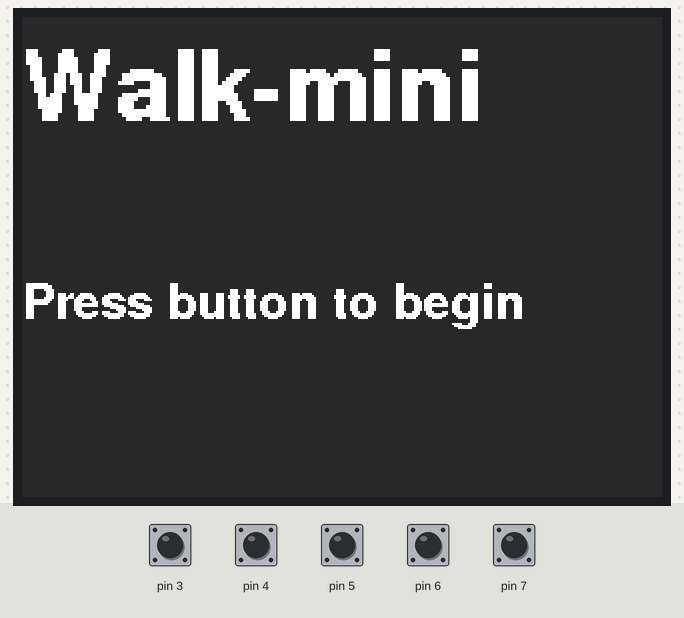
This sketch was run on a simulated Arduino Mega 2560, built with avr-gcc and run on an emulated ATmega2560. Shown: 320×240 colour display. Inputs (shaded band) come from the test bench; at power-on: pin 3–7 HIGH. What the sketch prints to the serial monitor is not drawn.

Above: at 2.7 s.
2.8 s: pin 4 pulled LOW for 1 s
At 4.1 s:
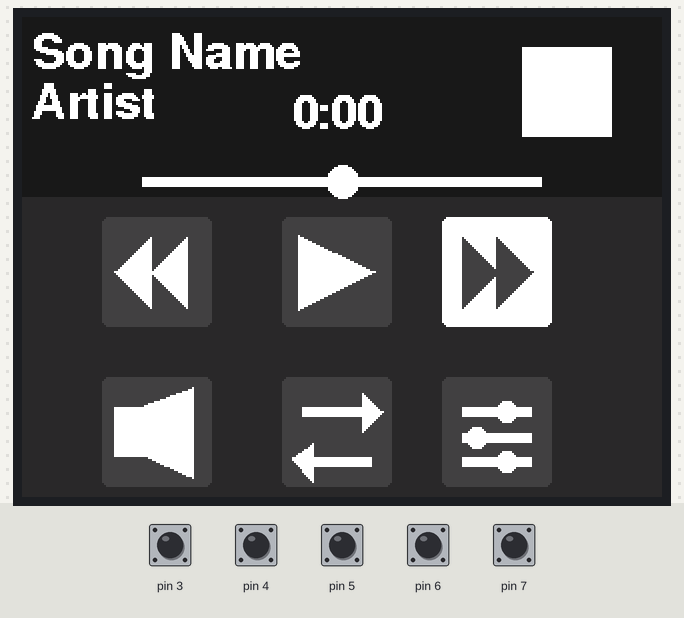
5.3 s: pin 6 pulled LOW for 1 s
At 7.2 s:
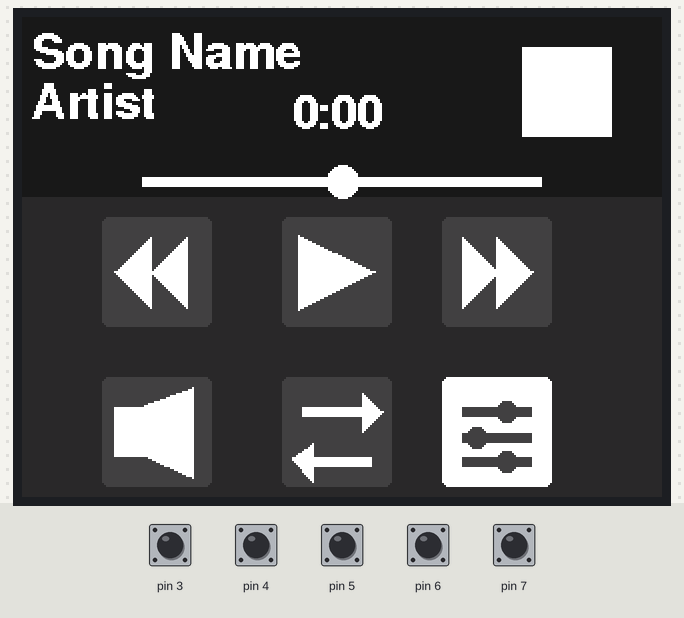
7.8 s: pin 3 pulled LOW for 1 s
At 8.04 s:
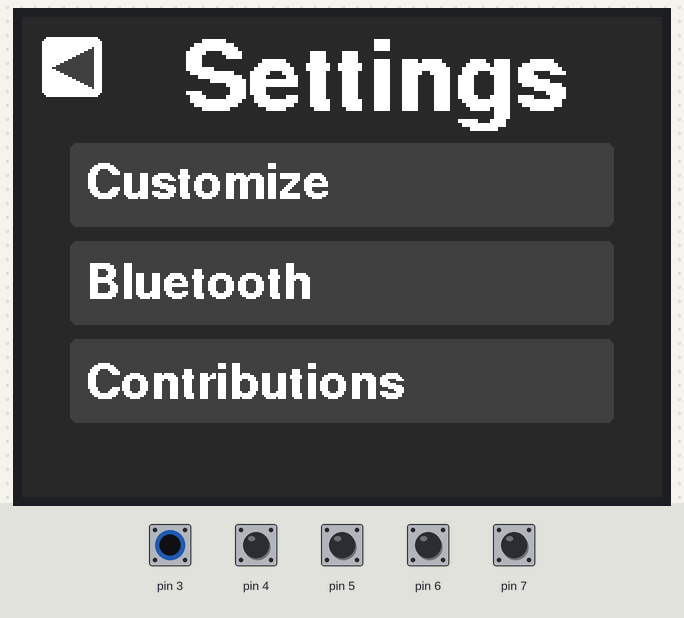
10.3 s: pin 7 pulled LOW for 0.15 s
At 11.0 s:
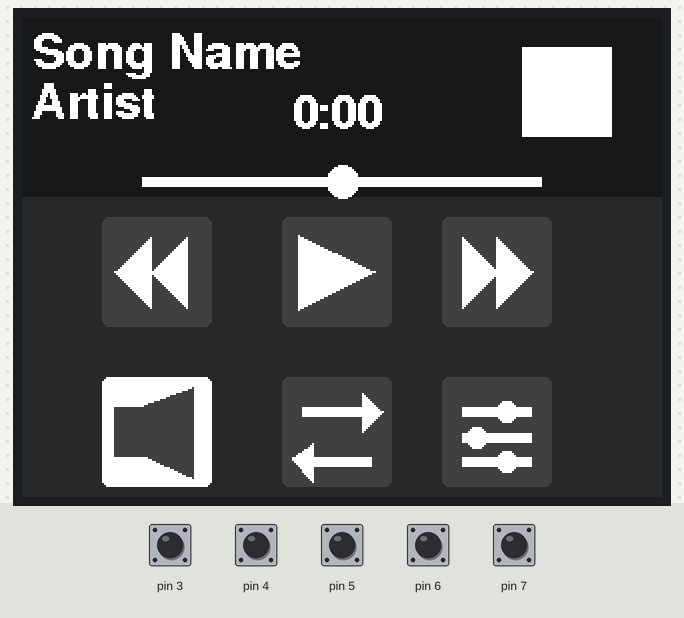
11.9 s: pin 5 pulled LOW for 1 s
At 12.2 s:
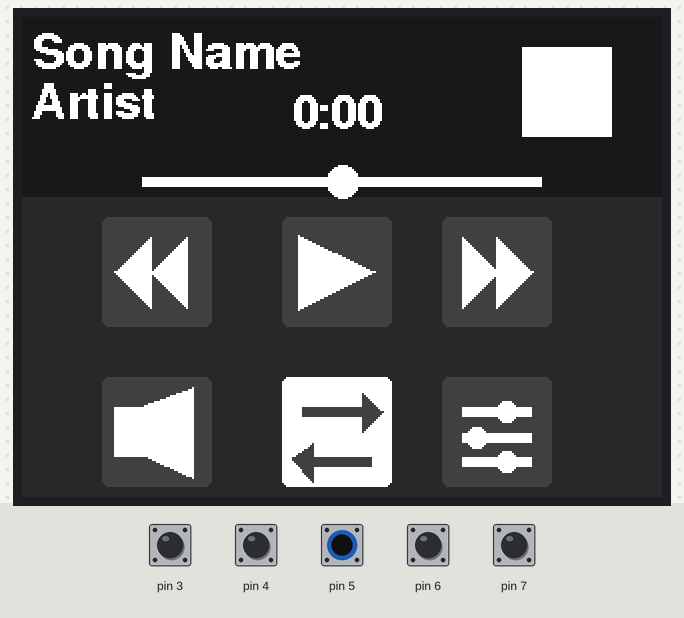
Timing chart, 0 to 14.9 s (numbered marks = the images above; inputs shaded):
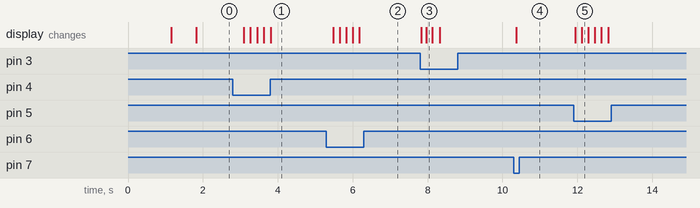

Measured:
- after the input at 2.8 s, the display: first changes after 0.29 s (image 1 shows a later state)
- after the input at 5.3 s, the display: changes after 0.18 s (image 2)
- after the input at 7.8 s, the display: first changes at once (image 3 shows a later state)
- after the input at 10.3 s, the display: changes after 0.06 s (image 4)
- after the input at 11.9 s, the display: first changes at once (image 5 shows a later state)

The sketch:

main.ino
```cpp
#include <Adafruit_GFX.h>
#include <Adafruit_ILI9341.h>
#include <Fonts/FreeSansBold12pt7b.h>

#define TFT_CS 30
#define TFT_DC 32

struct Color {
  int r;
  int g;
  int b;
};

// basic state controllers
int theme = 0;
int inApp = 0;
bool isPlaying = true;

// holds RGB for available themes
Color availableThemes[5][4] = {{{40, 40, 40}, {24, 24, 24}, {64, 64, 64}, {255, 255, 255}},
  {{248, 249, 250}, {173, 181, 189}, {222, 226, 230}, {0, 0, 0}},
  {{189, 224, 254}, {205, 180, 219}, {162, 210, 255}, {255, 255, 255}},
  {{58, 90, 64}, {52, 78, 65}, {88, 129, 87}, {218, 215, 205}},
  {{197, 55, 204}, {255, 69, 69}, {170, 42, 170}, {255, 219, 131}}
};

#define BG display.color565(availableThemes[theme][0].r, availableThemes[theme][0].g, availableThemes[theme][0].b)
#define ACCENT_ONE display.color565(availableThemes[theme][1].r, availableThemes[theme][1].g, availableThemes[theme][1].b)
#define ACCENT_TWO display.color565(availableThemes[theme][2].r, availableThemes[theme][2].g, availableThemes[theme][2].b)
#define HIGHLIGHT display.color565(availableThemes[theme][3].r, availableThemes[theme][3].g, availableThemes[theme][3].b)


Adafruit_ILI9341 display = Adafruit_ILI9341(TFT_CS, TFT_DC);

// menu states
int menuPos[2] = {0, 0};
int menuLimits[5][2] = {{0, 0}, {2, 1}, {0, 3}, {1, 3}, {0, 0}};
int mainMenuIconPos[6][2] = {{40, 100}, {130, 100}, {210, 100}, {40, 180}, {130, 180}, {210, 180}};
int settingsIconPos[4][2] = {{15, 15}, {24, 63}, {24, 112}, {24, 161}};
int customizeIconPos[7][2] = {{15, 15}, {24, 53}, {176, 53}, {24, 108}, {176, 108}, {24, 163}, {176, 163}};
int contributionIconPos[2] = {15, 15};

void setup() {
  Serial.begin(9600);
  delay(1000);
  for (int i = 3; i < 8; i++) {
    pinMode(i, INPUT_PULLUP);
  }

  display.begin();
  delay(500);
  display.fillScreen(BG);
  display.setFont(&FreeSansBold12pt7b);
  display.setRotation(1);

  showStartMenu();

  while (!isButtonPressed());
  delay(50);

  inApp = 1;
  showMainMenu();
}

void loop() {
  if (isButtonPressed()) {
    int oldPos = getMenuIndex();
    int buttonClicked = determineButtonPressed();
    if (buttonClicked == 3) {
      showCorrectMenu();
      delay(150);
      return;
    }
    moveMenuPos(buttonClicked);
    int newPos = getMenuIndex(); // recall so it updates to the new pos

    // swaps which item is selected
    drawIcon(oldPos, false);
    drawIcon(newPos, true);

    while (!isButtonPressed());
    delay(50);
  }
  delay(100);
}

void showStartMenu() {
  clear();
  display.setCursor(0, 50);
  display.setTextColor(HIGHLIGHT);
  display.setTextSize(2);
  display.println("Walk-mini");
  display.setTextSize(1);
  display.setCursor(0, 150);
  display.println("Press button to begin");
  delay(100);
}

void showMainMenu() {
  clear();
  resetPos();

  display.fillRect(0, 0, 320, 90, ACCENT_ONE);
  display.setCursor(5, 25);
  display.setTextColor(HIGHLIGHT);
  display.setTextSize(1);
  display.println("Song Name");
  display.setCursor(5, 50);
  display.println("Artist");

  display.setCursor(135, 55);
  display.println("0:00");
  display.fillRect(250, 15, 45, 45, HIGHLIGHT);

  // progress bar
  display.fillRect(60, 80, 200, 5, HIGHLIGHT);
  display.fillCircle(160, 82, 8, HIGHLIGHT);

  for (int i = 0; i < 6; i++) {
    drawIcon(i, i == 0);
  }
}

void showSettings() {
  clear();
  resetPos();

  display.setTextSize(2);
  display.setCursor(80, 45);
  display.setTextColor(HIGHLIGHT);
  display.println("Settings");
  display.setTextSize(1);

  for (int i = 0; i < 4; i++) {
    drawIcon(i, i == 0);
  }
}

void showCustomizeMenu() {
  clear();
  resetPos();

  display.setTextSize(1);
  display.setCursor(100, 35);
  display.setTextColor(HIGHLIGHT);
  display.println("Customize");
  for (int i = 0; i < 7; i++) {
    drawIcon(i, i == 0);
  }
}

void showContributionsMenu() {
  clear();
  resetPos();

  drawIcon(0, 0 == 0);
  display.setCursor(15, 60);
  display.setTextColor(HIGHLIGHT);
  display.println("WalkMini: by nate/np3");
  display.setCursor(15, 100);
  display.println("HackClub: For Fallout");
  display.setCursor(15, 140);
  display.println("Mom & Dad: Support!");
  display.setCursor(15, 180);
  display.println("JLCPCB: PCB");
  display.setCursor(15, 220);
  display.println("You: For using Walkmini!");
}

void showBluetoothMenu() {
  clear();
  resetPos();

  display.setTextSize(2);
  display.setCursor(80, 45);
  display.setTextColor(HIGHLIGHT);
  display.println("Bluetooth");
  display.setTextSize(1);
  display.setCursor(15, 90);
  display.println("Devices Found:");

  // call for all bluetooth devices (await?), then use it for length of list
  int devicesFound = 2;
  for (int i = 0; i < devicesFound; i++) {
    display.fillRoundRect(15, 110 + (i*20), 272, 42, 3, ACCENT_TWO);
  }
}

// takes current position of the user and completes action
void showCorrectMenu() {
  if (inApp == 1 ) {
    switch (getMenuIndex()) {
      case 0:
        Serial.println("Restart");
        break;
      case 1:
        Serial.println(isPlaying ? "Pause" : "Resume");
        isPlaying = !isPlaying;
        drawIcon(getMenuIndex(), getMenuIndex()); // recall to change state
        break;
      case 2:
        Serial.println("Skip");
        break;
      case 3:
        Serial.println("Songs");
        break;
      case 4:
        Serial.println("Shuffle");
        break;
      case 5:
        Serial.println("Settings");
        inApp = 2;
        showSettings();
        break;
    }
  } else if (inApp == 2) {
    switch (getMenuIndex()) {
      case 0:
        inApp = 1;
        showMainMenu();
        break;
      case 1:
        inApp = 3;
        showCustomizeMenu();
        break;
      case 2:
        Serial.println("Bluetooth");
        break;
      case 3:
        inApp = 4;
        showContributionsMenu();
        break;
    }
  } else if (inApp == 3) {
    int ind = getMenuIndex();
    if (ind == 0) {
      inApp = 2;
      showSettings();
    } else if (ind == 6) {
      //add submit code
      inApp = 1;
      showMainMenu();
    } else {
      theme = ind - 1;
      showCustomizeMenu();
    }
  } else if (inApp == 4){
    if (getMenuIndex() == 0) {
        inApp = 2;
        showSettings();
    }
  } else if (inApp == 5) {
    if (getMenuIndex() == 0) {
      inApp = 2;
      showSettings();
    }
    // a case will have to be refresh bluetooth. all others will connect to the selected device.
  }
}


void clear() {
  display.fillScreen(BG);
}

void resetPos() {
  menuPos[0] = 0;
  menuPos[1] = 0;
}

int getMenuIndex() {
  if (inApp == 1) {
    return menuPos[1] * 3 + menuPos[0];
  } else if (inApp == 2) {
    return menuPos[1];
  } else if (inApp == 3) {
    if (menuPos[1] == 0) return 0;
    return menuPos[1] * 2 + menuPos[0] - 1;
  } else if (inApp == 4) {
    return 0;
  }

  return 0;
}

bool isButtonPressed() {
  for (int i = 3; i < 8; i++) {
    if (digitalRead(i) == LOW) return true;
  }
  return false;
}

int determineButtonPressed() {
  for (int i = 3; i < 8; i++) {
    if (digitalRead(i) == LOW) return i;
  }
}

void moveMenuPos(int button) {
  if (inApp == 0)
    return;

  // moves menu pos, action button not programmed.
  switch (button) {
    case 3:
      break;
    case 4:
      menuPos[0]++;
      break;
    case 5:
      menuPos[0]--;
      break;
    case 6:
      menuPos[1]++;
      break;
    case 7:
      menuPos[1]--;
      break;
  }

  // swapping to other side if going over limits
  if (menuPos[0] < 0) {
    menuPos[0] = menuLimits[inApp][0];
  } else if (menuPos[0] > menuLimits[inApp][0]) {
    menuPos[0] = 0;
  } else if (menuPos[1] < 0) {
    menuPos[1] = menuLimits[inApp][1];
  } else if (menuPos[1] > menuLimits[inApp][1]) {
    menuPos[1] = 0;
  } if (inApp == 3 && menuPos[1] == 0) {
    menuPos[1] == 0;
  }
}

void redrawIcons(int prevPos[2], int curPos[2]) {
  display.fillRoundRect(prevPos[0], prevPos[1], 55, 55, 3, ACCENT_TWO);
  display.fillRoundRect(curPos[0], curPos[1], 55, 55, 3, HIGHLIGHT);
}

void drawIcon(int index, bool isSelected) {
  int pos[2] = {0, 0};
  uint16_t bg = isSelected ? HIGHLIGHT : ACCENT_TWO;
  uint16_t fg = isSelected ? ACCENT_TWO : HIGHLIGHT;
  if (inApp == 1) {
    pos[0] = mainMenuIconPos[index][0];
    pos[1] = mainMenuIconPos[index][1];
    display.fillRoundRect(pos[0], pos[1], 55, 55, 3, bg);

    switch (index) {
      case 0: // restart
        display.fillTriangle(pos[0] + 42, pos[1] + 45, pos[0] + 42, pos[1] + 10, pos[0] + 24, pos[1] + 27, fg);
        display.fillTriangle(pos[0] + 24, pos[1] + 45, pos[0] + 24, pos[1] + 10, pos[0] + 6, pos[1] + 27, fg);
        break;
      case 1: // pause + resume
        if (isPlaying) {
          display.fillTriangle(pos[0] + 8, pos[1] + 9, pos[0] + 8, pos[1] + 46, pos[0] + 46, pos[1] + 27, fg);
        } else {
          display.fillRect(pos[0] + 8, pos[1] + 9, 13, 37, fg);
          display.fillRect(pos[0] + 32, pos[1] + 9, 13, 37, fg);
        }
        break;
      case 2: // skip
        display.fillTriangle(pos[0] + 10, pos[1] + 45, pos[0] + 10, pos[1] + 10, pos[0] + 27, pos[1] + 27, fg);
        display.fillTriangle(pos[0] + 27, pos[1] + 45, pos[0] + 27, pos[1] + 10, pos[0] + 45, pos[1] + 27, fg);
        break;
      case 3: // songs
        display.fillRect(pos[0] + 6, pos[1] + 15, 15, 25, fg);
        display.fillTriangle(pos[0] + 45, pos[1] + 5, pos[0] + 45, pos[1] + 50, pos[0] - 10, pos[1] + 25, fg);
        display.fillRoundRect(40, 180, 6, 55, 3, bg); // hides triangle part that goes off button
        display.fillRect(0, 150, 40, 90, BG);
        break;
      case 4: // shuffle
        display.fillRect(pos[0] + 10, pos[1] + 15, 30, 5, fg);
        display.fillTriangle(pos[0] + 40, pos[1] + 8, pos[0] + 40, pos[1] + 27, pos[0] + 50, pos[1] + 17, fg);
        display.fillRect(pos[0] + 15, pos[1] + 40, 30, 5, fg);
        display.fillTriangle(pos[0] + 15, pos[1] + 33, pos[0] + 15, pos[1] + 52, pos[0] + 5, pos[1] + 40, fg);
        break;
      case 5: // settings
        display.fillRect(pos[0] + 10, pos[1] + 15, 35, 5, fg);
        display.fillCircle(pos[0] + 32, pos[1] + 17, 5, fg);
        display.fillRect(pos[0] + 10, pos[1] + 28, 35, 5, fg);
        display.fillCircle(pos[0] + 17, pos[1] + 30, 5, fg);
        display.fillRect(pos[0] + 10, pos[1] + 40, 35, 5, fg);
        display.fillCircle(pos[0] + 32, pos[1] + 42, 5, fg);
    }
  } else if (inApp == 2) {
    pos[0] = settingsIconPos[index][0];
    pos[1] = settingsIconPos[index][1];

    switch (index) {
      case 0:
        display.fillRoundRect(10, 10, 30, 30, 3, bg);
        display.fillTriangle(35, 15, 35, 35, 15, 25, fg);
        break;
      case 1:
        display.fillRoundRect(pos[0], pos[1], 272, 42, 3, bg);
        display.setTextColor(fg);
        display.setCursor(32, 90);
        display.println("Customize");
        break;
      case 2:
        display.fillRoundRect(pos[0], pos[1], 272, 42, 3, bg);
        display.setTextColor(fg);
        display.setCursor(32, 140);
        display.println("Bluetooth");
        break;
      case 3:
        display.fillRoundRect(pos[0], pos[1], 272, 42, 3, bg);
        display.setTextColor(fg);
        display.setCursor(32, 190);
        display.println("Contributions");
        break;
    }
  } else if (inApp == 3) {
    pos[0] = customizeIconPos[index][0];
    pos[1] = customizeIconPos[index][1];

    switch (index) {
      case 0:
        display.fillRoundRect(10, 10, 30, 30, 3, bg);
        display.fillTriangle(35, 15, 35, 35, 15, 25, fg);
        break;
      case 1:
        display.fillRoundRect(pos[0], pos[1], 120, 45, 3, bg);
        display.fillRoundRect(pos[0] + 15, pos[1] + 15, 15, 15, 3, display.color565(availableThemes[0][0].r, availableThemes[0][0].g, availableThemes[0][0].b));
        display.fillRoundRect(pos[0] + 40, pos[1] + 15, 15, 15, 3, display.color565(availableThemes[0][1].r, availableThemes[0][1].g, availableThemes[0][1].b));
        display.fillRoundRect(pos[0] + 65, pos[1] + 15, 15, 15, 3, display.color565(availableThemes[0][2].r, availableThemes[0][2].g, availableThemes[0][2].b));
        display.fillRoundRect(pos[0] + 90, pos[1] + 15, 15, 15, 3, display.color565(availableThemes[0][3].r, availableThemes[0][3].g, availableThemes[0][3].b));
        break;
      case 2:
        display.fillRoundRect(pos[0], pos[1], 120, 45, 3, bg);
        display.fillRoundRect(pos[0] + 15, pos[1] + 15, 15, 15, 3, display.color565(availableThemes[1][0].r, availableThemes[1][0].g, availableThemes[1][0].b));
        display.fillRoundRect(pos[0] + 40, pos[1] + 15, 15, 15, 3, display.color565(availableThemes[1][1].r, availableThemes[1][1].g, availableThemes[1][1].b));
        display.fillRoundRect(pos[0] + 65, pos[1] + 15, 15, 15, 3, display.color565(availableThemes[1][2].r, availableThemes[1][2].g, availableThemes[1][2].b));
        display.fillRoundRect(pos[0] + 90, pos[1] + 15, 15, 15, 3, display.color565(availableThemes[1][3].r, availableThemes[1][3].g, availableThemes[1][3].b));
        break;
      case 3:
        display.fillRoundRect(pos[0], pos[1], 120, 45, 3, bg);
        display.fillRoundRect(pos[0] + 15, pos[1] + 15, 15, 15, 3, display.color565(availableThemes[2][0].r, availableThemes[2][0].g, availableThemes[2][0].b));
        display.fillRoundRect(pos[0] + 40, pos[1] + 15, 15, 15, 3, display.color565(availableThemes[2][1].r, availableThemes[2][1].g, availableThemes[2][1].b));
        display.fillRoundRect(pos[0] + 65, pos[1] + 15, 15, 15, 3, display.color565(availableThemes[2][2].r, availableThemes[2][2].g, availableThemes[2][2].b));
        display.fillRoundRect(pos[0] + 90, pos[1] + 15, 15, 15, 3, display.color565(availableThemes[2][3].r, availableThemes[2][3].g, availableThemes[2][3].b));
        break;
      case 4:
        display.fillRoundRect(pos[0], pos[1], 120, 45, 3, bg);
        display.fillRoundRect(pos[0] + 15, pos[1] + 15, 15, 15, 3, display.color565(availableThemes[3][0].r, availableThemes[3][0].g, availableThemes[3][0].b));
        display.fillRoundRect(pos[0] + 40, pos[1] + 15, 15, 15, 3, display.color565(availableThemes[3][1].r, availableThemes[3][1].g, availableThemes[3][1].b));
        display.fillRoundRect(pos[0] + 65, pos[1] + 15, 15, 15, 3, display.color565(availableThemes[3][2].r, availableThemes[3][2].g, availableThemes[3][2].b));
        display.fillRoundRect(pos[0] + 90, pos[1] + 15, 15, 15, 3, display.color565(availableThemes[3][3].r, availableThemes[3][3].g, availableThemes[3][3].b));
        break;
      case 5:
        display.fillRoundRect(pos[0], pos[1], 120, 45, 3, bg);
        display.fillRoundRect(pos[0] + 15, pos[1] + 15, 15, 15, 3, display.color565(availableThemes[4][0].r, availableThemes[4][0].g, availableThemes[4][0].b));
        display.fillRoundRect(pos[0] + 40, pos[1] + 15, 15, 15, 3, display.color565(availableThemes[4][1].r, availableThemes[4][1].g, availableThemes[4][1].b));
        display.fillRoundRect(pos[0] + 65, pos[1] + 15, 15, 15, 3, display.color565(availableThemes[4][2].r, availableThemes[4][2].g, availableThemes[4][2].b));
        display.fillRoundRect(pos[0] + 90, pos[1] + 15, 15, 15, 3, display.color565(availableThemes[4][3].r, availableThemes[4][3].g, availableThemes[4][3].b));
        break;
      case 6:
        display.fillRoundRect(pos[0], pos[1], 120, 45, 3, bg);
        display.setCursor(pos[0] + 17, pos[1] + 30);
        display.setTextSize(1);
        display.setTextColor(fg);
        display.println("Submit!");
        break;
    }
  } else if (inApp == 4) {
    pos[0] = customizeIconPos[index][0];
    pos[1] = customizeIconPos[index][1];

    display.fillRoundRect(10, 10, 30, 30, 3, bg);
    display.fillTriangle(35, 15, 35, 35, 15, 25, fg);
  }
}
```
